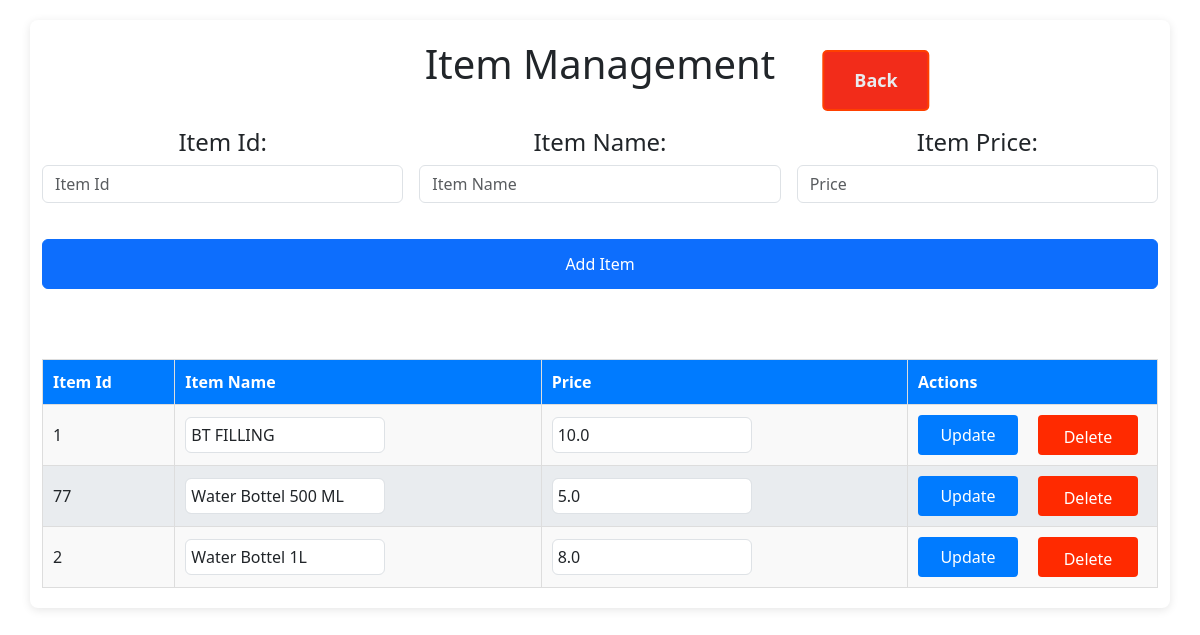
Before: /item_management (signed in) with the older database file.
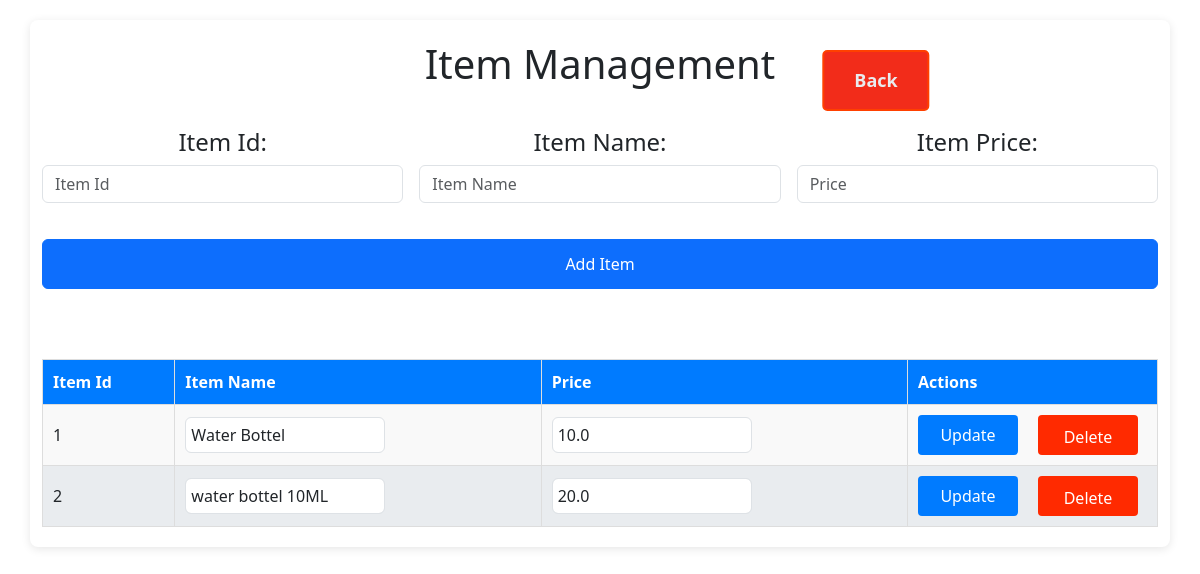
After: the same page with the newer database file.
### app.py (models this page shows)
class Item(db.Model):
    id = db.Column(db.Integer, primary_key=True)
    item_id = db.Column(db.Integer, nullable=False)
    item_name = db.Column(db.String(100), nullable=False)
    price = db.Column(db.Float, nullable=False)

### app.py (the view, shortened to what this page needs)
@app.route('/item_management', methods=['GET', 'POST'])
def item_management():
    if 'user' not in session:
        return redirect(url_for("login"))
    all_items = Item.query.all()
    return render_template('item_management.html', items=all_items)

### templates/item_management.html (shortened to what this page needs)
<!DOCTYPE html>
<html lang="en">
<head>
    <link rel="stylesheet" href="/static/styles.css">
    <link rel="stylesheet" href="https://cdn.jsdelivr.net/npm/bootstrap@5.3.0/dist/css/bootstrap.min.css">
</head>
<body>
    <div class="container history_container dealer_details_data item_management_data">
        <h1>Item Management</h1>
        <a href="/" class="back">Back</a>
        <form method="POST" style="text-align:center; margin-bottom:20px; align-items: center;"  class="row g-3 mt-4" class="dealer_details_form">
            <div class="col-md-4">
                <label><h4>Item Id: </h4></label>
                <input class="form-control" type="number" name="item_id" placeholder="Item Id" required>
            </div>
            <div class="col-md-4">
                <label><h4>Item Name: </h4></label>
                <input class="form-control" type="text" name="item_name" placeholder="Item Name" required>
            </div>
            <div class="col-md-4">
                <label><h4>Item Price: </h4></label>
                <input class="form-control" type="number" step="0.01" name="price" placeholder="Price" required>
            </div>
            <div class="col-md-12">
                <button class="btn btn-primary w-100 add-dealer-btn" type="submit">Add Item</button>
            </div>
        </form>
        <table class="history_data">
            <thead>
                <tr>
                    <th>Item Id</th>
                    <th>Item Name</th>
                    <th>Price</th>
                    <th class="action">Actions</th></tr>
            </thead>
            <tbody>
                {% for item in items %}
                <tr>
                    <td>
                        <form method="POST" action="{{ url_for('edit_item', item_id=item.id) }}">
                        {{ item.item_id }}
                    </td>
                    <td>
                            <input class="form-control item-name" type="text" name="item_name" value="{{ item.item_name }}" required>
                    </td>
                    <td>
                            <input class="form-control item-price" type="number" step="0.01" name="price" value="{{ item.price }}" required>
                    </td>
                    <td>
                            <button class="edit update-btn" type="submit">Update</button>
                        <form class="delete-form" method="POST" action="{{ url_for('delete_item', item_id=item.id) }}" onsubmit="return confirm('Are you sure?');">
                            <button class="edit delete delete-btn" type="submit">Delete</button>
                        </form>
                    </td>
                </tr>
                {% endfor %}
            </tbody>
        </table>
    </div>
</body>
</html>

### static/styles.css (style rules this page uses)
body { font-family: Arial, sans-serif; background-color: #f4f4f9; margin: 0; padding: 0; }
.container { max-width: 800px; margin: 20px auto; background: #fff; padding: 20px; border-radius: 8px; box-shadow: 0 2px 10px rgba(0, 0, 0, 0.1); }
.history_container { max-width: 1000px; }
h1, h2 { color: #333; text-align: center; }
.btn { background-color: #03d35a; color: #fff; border: none; padding: 10px; border-radius: 4px; cursor: pointer; font-size: medium; height: 50px; }
table { width: 100%; border-collapse: collapse; margin-top: 10px; }
table th, table td { padding: 10px; border: 1px solid #ddd; text-align: left; }
table th { background-color: #007bff; color: white; }
table tbody tr:nth-child(odd) { background-color: #f9f9f9; }
table tbody tr:nth-child(even) { background-color: #e9ecef; }
a { display: inline-block; padding: 15px 30px; font-size: 18px; font-weight: bold; text-align: center; text-decoration: none; background-color: #007bff; color: white; border-radius: 5px; border: 2px solid #007bff; transition: all 0.3s ease; position: absolute; left: 50%; transform: translateX(-50%); transition: transform 0.2s, background-color 0.2s; }
.back { background-color: #f22c1a; border: 2px solid #ff4000; top: 50px; left: 73%; }
.history_data input, .dealer_accounts input { width: 50px; padding: 5px; font-size: 16px; }
.history_data button, .dealer_accounts button { background-color: #03d35a; color: white; padding: 5px 10px; border: none; cursor: pointer; border-radius: 4px; }
.history_data .edit { background-color: #007bff; }
.dealer_details_data .delete { padding: 5px 10px; border: none; cursor: pointer; border-radius: 4px; position:relative; display: inline; background-color: #ff2a00; color: white; text-decoration: none; text-align: center; width: 20px; height: 4px; left: 0px; padding: 10px 10px; font-size: 16px; margin-left: 20px; }
.dealer_details_data .back { color: #e9ecef; text-decoration: none; }
.dealer_details_data table input { width: 200px; }
.item_management_data .item-name { width: 200px; }
.item_management_data .item-price { width: 200px; }
.item_management_data .action { width: 250px; }
.item_management_data .update-btn { margin-left: 0px; width: 100px; height: 40px; }
.item_management_data .delete-btn { left: 100px; bottom: 40px; width: 100px; height: 40px; }
.item_management_data .delete-form { height: 0px; }
.add-dealer-btn { margin-top: 20px; margin-bottom: 50px; }

Changed rows visible on the page:
removed Item: item_id "2", item_name "Water Bottel 1L", price "8.0"
changed Item: item_name "BT FILLING" → "Water Bottel"
changed Item: item_id "77" → "2"; item_name "Water Bottel 500 ML" → "water bottel 10ML"; price "5.0" → "20.0"
